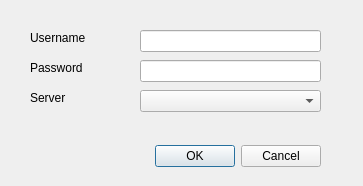
<?xml version="1.0" encoding="UTF-8"?>
<ui version="4.0">
 <class>Dialog</class>
 <widget class="QDialog" name="Dialog">
  <property name="geometry">
   <rect>
    <x>0</x>
    <y>0</y>
    <width>363</width>
    <height>186</height>
   </rect>
  </property>
  <property name="windowTitle">
   <string>Dialog</string>
  </property>
  <widget class="QDialogButtonBox" name="buttonBox">
   <property name="geometry">
    <rect>
     <x>90</x>
     <y>140</y>
     <width>231</width>
     <height>32</height>
    </rect>
   </property>
   <property name="orientation">
    <enum>Qt::Horizontal</enum>
   </property>
   <property name="standardButtons">
    <set>QDialogButtonBox::Cancel|QDialogButtonBox::Ok</set>
   </property>
  </widget>
  <widget class="QLabel" name="label">
   <property name="geometry">
    <rect>
     <x>30</x>
     <y>30</y>
     <width>71</width>
     <height>16</height>
    </rect>
   </property>
   <property name="text">
    <string>Username</string>
   </property>
  </widget>
  <widget class="QLabel" name="label_2">
   <property name="geometry">
    <rect>
     <x>30</x>
     <y>60</y>
     <width>71</width>
     <height>16</height>
    </rect>
   </property>
   <property name="text">
    <string>Password</string>
   </property>
  </widget>
  <widget class="QLabel" name="label_3">
   <property name="geometry">
    <rect>
     <x>30</x>
     <y>90</y>
     <width>71</width>
     <height>16</height>
    </rect>
   </property>
   <property name="text">
    <string>Server</string>
   </property>
  </widget>
  <widget class="QLineEdit" name="username">
   <property name="geometry">
    <rect>
     <x>140</x>
     <y>30</y>
     <width>181</width>
     <height>22</height>
    </rect>
   </property>
  </widget>
  <widget class="QLineEdit" name="password">
   <property name="geometry">
    <rect>
     <x>140</x>
     <y>60</y>
     <width>181</width>
     <height>22</height>
    </rect>
   </property>
   <property name="echoMode">
    <enum>QLineEdit::Password</enum>
   </property>
  </widget>
  <widget class="QComboBox" name="server">
   <property name="geometry">
    <rect>
     <x>140</x>
     <y>90</y>
     <width>181</width>
     <height>22</height>
    </rect>
   </property>
  </widget>
 </widget>
 <resources/>
 <connections>
  <connection>
   <sender>buttonBox</sender>
   <signal>accepted()</signal>
   <receiver>Dialog</receiver>
   <slot>accept()</slot>
   <hints>
    <hint type="sourcelabel">
     <x>248</x>
     <y>254</y>
    </hint>
    <hint type="destinationlabel">
     <x>157</x>
     <y>274</y>
    </hint>
   </hints>
  </connection>
  <connection>
   <sender>buttonBox</sender>
   <signal>rejected()</signal>
   <receiver>Dialog</receiver>
   <slot>reject()</slot>
   <hints>
    <hint type="sourcelabel">
     <x>316</x>
     <y>260</y>
    </hint>
    <hint type="destinationlabel">
     <x>286</x>
     <y>274</y>
    </hint>
   </hints>
  </connection>
 </connections>
</ui>
